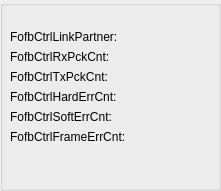
      <widget class="QGroupBox" name="groupBox_25">
       <property name="geometry">
        <rect>
         <x>360</x>
         <y>560</y>
         <width>221</width>
         <height>191</height>
        </rect>
       </property>
       <property name="title">
        <string/>
       </property>
       <widget class="QWidget" name="formLayoutWidget_12">
        <property name="geometry">
         <rect>
          <x>10</x>
          <y>30</y>
          <width>266</width>
          <height>161</height>
         </rect>
        </property>
        <layout class="QFormLayout" name="formLayout_12">
         <item row="0" column="0">
          <widget class="QLabel" name="label_214">
           <property name="text">
            <string>FofbCtrlLinkPartner:</string>
           </property>
          </widget>
         </item>
         <item row="0" column="1">
          <widget class="PyDMLabel" name="PyDMLabel_214">
           <property name="palette">
            <palette>
             <active>
              <colorrole role="Text">
               <brush brushstyle="SolidPattern">
                <color alpha="255">
                 <red>0</red>
                 <green>0</green>
                 <blue>0</blue>
                </color>
               </brush>
              </colorrole>
              <colorrole role="PlaceholderText">
               <brush brushstyle="SolidPattern">
                <color alpha="128">
                 <red>78</red>
                 <green>154</green>
                 <blue>6</blue>
                </color>
               </brush>
              </colorrole>
             </active>
             <inactive>
              <colorrole role="Text">
               <brush brushstyle="SolidPattern">
                <color alpha="255">
                 <red>0</red>
                 <green>0</green>
                 <blue>0</blue>
                </color>
               </brush>
              </colorrole>
              <colorrole role="PlaceholderText">
               <brush brushstyle="SolidPattern">
                <color alpha="128">
                 <red>78</red>
                 <green>154</green>
                 <blue>6</blue>
                </color>
               </brush>
              </colorrole>
             </inactive>
             <disabled>
              <colorrole role="Text">
               <brush brushstyle="SolidPattern">
                <color alpha="255">
                 <red>190</red>
                 <green>190</green>
                 <blue>190</blue>
                </color>
               </brush>
              </colorrole>
              <colorrole role="PlaceholderText">
               <brush brushstyle="SolidPattern">
                <color alpha="128">
                 <red>0</red>
                 <green>0</green>
                 <blue>0</blue>
                </color>
               </brush>
              </colorrole>
             </disabled>
            </palette>
           </property>
           <property name="toolTip">
            <string/>
           </property>
           <property name="alarmSensitiveContent" stdset="0">
            <bool>false</bool>
           </property>
           <property name="channel" stdset="0">
            <string>XX-99SL01:DI-FOFBCtrl:FofbCtrlLinkPartnerCH3-RB</string>
           </property>
          </widget>
         </item>
         <item row="1" column="0">
          <widget class="QLabel" name="label_215">
           <property name="text">
            <string>FofbCtrlRxPckCnt:</string>
           </property>
          </widget>
         </item>
         <item row="1" column="1">
          <widget class="PyDMLabel" name="PyDMLabel_215">
           <property name="palette">
            <palette>
             <active>
              <colorrole role="Text">
               <brush brushstyle="SolidPattern">
                <color alpha="255">
                 <red>0</red>
                 <green>0</green>
                 <blue>0</blue>
                </color>
               </brush>
              </colorrole>
              <colorrole role="PlaceholderText">
               <brush brushstyle="SolidPattern">
                <color alpha="128">
                 <red>78</red>
                 <green>154</green>
                 <blue>6</blue>
                </color>
               </brush>
              </colorrole>
             </active>
             <inactive>
              <colorrole role="Text">
               <brush brushstyle="SolidPattern">
                <color alpha="255">
                 <red>0</red>
                 <green>0</green>
                 <blue>0</blue>
                </color>
               </brush>
              </colorrole>
              <colorrole role="PlaceholderText">
               <brush brushstyle="SolidPattern">
                <color alpha="128">
                 <red>78</red>
                 <green>154</green>
                 <blue>6</blue>
                </color>
               </brush>
              </colorrole>
             </inactive>
             <disabled>
              <colorrole role="Text">
               <brush brushstyle="SolidPattern">
                <color alpha="255">
                 <red>190</red>
                 <green>190</green>
                 <blue>190</blue>
                </color>
               </brush>
              </colorrole>
              <colorrole role="PlaceholderText">
               <brush brushstyle="SolidPattern">
                <color alpha="128">
                 <red>0</red>
                 <green>0</green>
                 <blue>0</blue>
                </color>
               </brush>
              </colorrole>
             </disabled>
            </palette>
           </property>
           <property name="toolTip">
            <string/>
           </property>
           <property name="alarmSensitiveContent" stdset="0">
            <bool>false</bool>
           </property>
           <property name="channel" stdset="0">
            <string>XX-99SL01:DI-FOFBCtrl:FofbCtrlRxPckCntCH3-RB</string>
           </property>
          </widget>
         </item>
         <item row="2" column="0">
          <widget class="QLabel" name="label_216">
           <property name="text">
            <string>FofbCtrlTxPckCnt:</string>
           </property>
          </widget>
         </item>
         <item row="2" column="1">
          <widget class="PyDMLabel" name="PyDMLabel_216">
           <property name="toolTip">
            <string/>
           </property>
           <property name="channel" stdset="0">
            <string>XX-99SL01:DI-FOFBCtrl:FofbCtrlTxPckCntCH3-RB</string>
           </property>
          </widget>
         </item>
         <item row="3" column="0">
          <widget class="QLabel" name="label_217">
           <property name="text">
            <string>FofbCtrlHardErrCnt:</string>
           </property>
          </widget>
         </item>
         <item row="3" column="1">
          <widget class="PyDMLabel" name="PyDMLabel_217">
           <property name="palette">
            <palette>
             <active>
              <colorrole role="Text">
               <brush brushstyle="SolidPattern">
                <color alpha="255">
                 <red>0</red>
                 <green>0</green>
                 <blue>0</blue>
                </color>
               </brush>
              </colorrole>
              <colorrole role="PlaceholderText">
               <brush brushstyle="SolidPattern">
                <color alpha="128">
                 <red>78</red>
                 <green>154</green>
                 <blue>6</blue>
                </color>
               </brush>
              </colorrole>
             </active>
             <inactive>
              <colorrole role="Text">
               <brush brushstyle="SolidPattern">
                <color alpha="255">
                 <red>0</red>
                 <green>0</green>
                 <blue>0</blue>
                </color>
               </brush>
              </colorrole>
              <colorrole role="PlaceholderText">
               <brush brushstyle="SolidPattern">
                <color alpha="128">
                 <red>78</red>
                 <green>154</green>
                 <blue>6</blue>
                </color>
               </brush>
              </colorrole>
             </inactive>
             <disabled>
              <colorrole role="Text">
               <brush brushstyle="SolidPattern">
                <color alpha="255">
                 <red>190</red>
                 <green>190</green>
                 <blue>190</blue>
                </color>
               </brush>
              </colorrole>
              <colorrole role="PlaceholderText">
               <brush brushstyle="SolidPattern">
                <color alpha="128">
                 <red>0</red>
                 <green>0</green>
                 <blue>0</blue>
                </color>
               </brush>
              </colorrole>
             </disabled>
            </palette>
           </property>
           <property name="toolTip">
            <string/>
           </property>
           <property name="alarmSensitiveContent" stdset="0">
            <bool>false</bool>
           </property>
           <property name="channel" stdset="0">
            <string>XX-99SL01:DI-FOFBCtrl:FofbCtrlHardErrCntCH3-RB</string>
           </property>
          </widget>
         </item>
         <item row="4" column="0">
          <widget class="QLabel" name="label_218">
           <property name="text">
            <string>FofbCtrlSoftErrCnt:</string>
           </property>
          </widget>
         </item>
         <item row="4" column="1">
          <widget class="PyDMLabel" name="PyDMLabel_218">
           <property name="toolTip">
            <string/>
           </property>
           <property name="channel" stdset="0">
            <string>XX-99SL01:DI-FOFBCtrl:FofbCtrlSoftErrCntCH3-RB</string>
           </property>
          </widget>
         </item>
         <item row="5" column="0">
          <widget class="QLabel" name="label_219">
           <property name="text">
            <string>FofbCtrlFrameErrCnt:</string>
           </property>
          </widget>
         </item>
         <item row="5" column="1">
          <widget class="PyDMLabel" name="PyDMLabel_219">
           <property name="toolTip">
            <string/>
           </property>
           <property name="channel" stdset="0">
            <string>XX-99SL01:DI-FOFBCtrl:FofbCtrlFrameErrCntCH3-RB</string>
           </property>
          </widget>
         </item>
        </layout>
       </widget>
      </widget>
